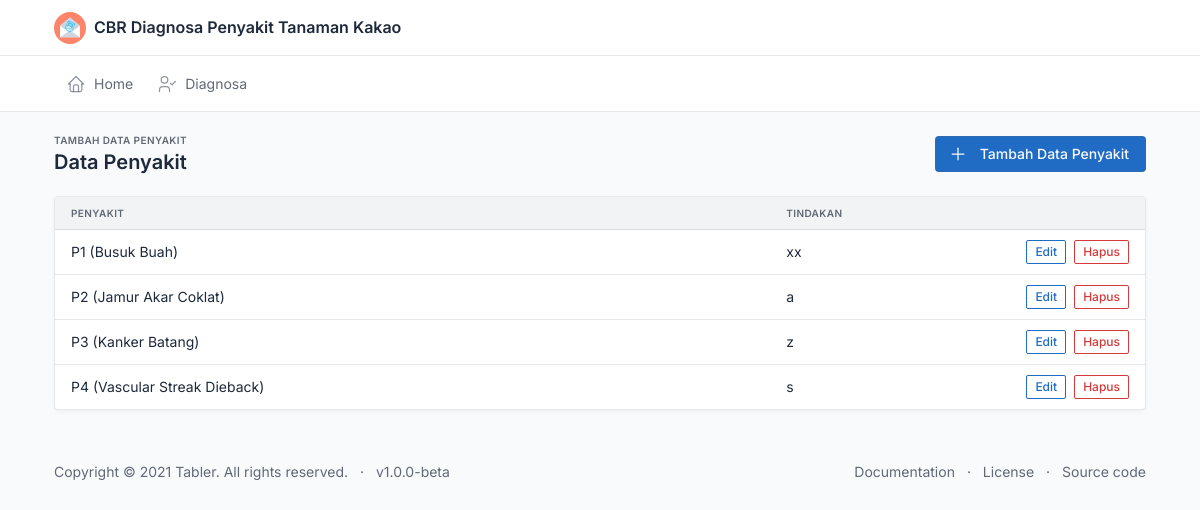
/app/penyakit, run on the app's committed database.
### app/models.py (models this page shows, shortened)
class Penyakit(models.Model):
    created_at = models.DateTimeField(auto_now_add=True)
    updated_at = models.DateTimeField(auto_now=True)
    nama = models.CharField(max_length=256)
    tindakan = models.CharField(max_length=1000)

### app/views/penyakit.py (the view)
# urls.py: path('penyakit', penyakit.PenyakitListView.as_view(), name='list_penyakit'),
class PenyakitListView(ListView):
    extra_context = {
      'page_title': 'Data Penyakit',
      'page_pretitle': 'Tambah Data Penyakit'
    }
    model = Penyakit
    template_name = 'app/penyakit/list.html'

### templates/app/penyakit/list.html (shortened to what this page needs)
{% extends 'app/base.html' %}
{% block page_actions %}
  <a href="/app/penyakit/create" class="btn btn-primary d-none d-sm-inline-block">
    Tambah Data Penyakit
  </a>
{% endblock %}
{% block content %}
  <div class="row justify-center">
    <div class="col-12">
      <div class="card">
        <div class="table-responsive">
          <table class="table table-vcenter card-table">
            <thead>
              <tr>
                <th>Penyakit</th>
                <th>Tindakan</th>
                <th class="w-1"></th>
              </tr>
            </thead>
            <tbody>
              {% for item in object_list %}
                <tr>
                  <td>
                    <div class="d-flex py-1 align-items-center">
                      <div class="flex-fill">
                        <div class="font-weight-medium">{{ item.nama }}</div>
                      </div>
                    </div>
                  </td>
                  <td>
                    <div class="d-flex py-1 align-items-center">
                      <div class="flex-fill">
                        <div class="font-weight-medium">{{ item.tindakan }}</div>
                      </div>
                    </div>
                  </td>
                  <td class="text-end">
                    <div class="btn-list flex-nowrap">
                      <a href="/app/penyakit/{{item.id}}/update" class="btn btn-sm btn-outline-primary">
                        Edit
                      </a>
                      <a href="/app/penyakit/{{item.id}}/delete" class="btn btn-sm btn-outline-danger">
                        Hapus
                      </a>
                    </div>
                  </td>
                </tr>
              {% endfor %}
            </tbody>
          </table>
        </div>
      </div>
    </div>
  </div>
{% endblock %}

### data on the page
Penyakit: nama "P1 (Busuk Buah)", tindakan "xx"
Penyakit: nama "P2 (Jamur Akar Coklat)", tindakan "a"
Penyakit: nama "P3 (Kanker Batang)", tindakan "z"
Penyakit: nama "P4 (Vascular Streak Dieback)", tindakan "s"

### other printed values
{{ page_pretitle }} "TAMBAH DATA PENYAKIT"
{{ page_title }} "Data Penyakit"
